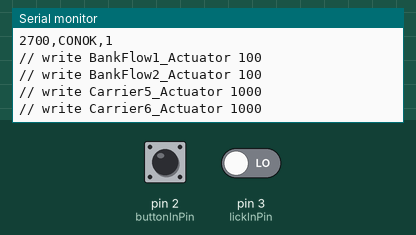
Simulated run of this sketch. Board: Arduino Uno, built with avr-gcc and run on an emulated ATmega328P. Parts: the last lines printed to the serial monitor. Inputs (shaded band) come from the test bench; at power-on: pin 2 (buttonInPin) LOW, pin 3 (lickInPin) LOW. WiFi joins after 1.5 s; servers stay silent unless stated; random numbers use the default seed unless the sketch sets one.

Above: at 4.0 s.
4.1 s: pin 2 (buttonInPin) pulled HIGH for 0.15 s
At 4.7 s:
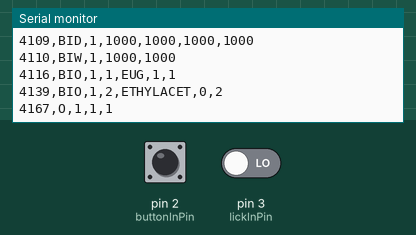
5.7 s: pin 3 (lickInPin) driven HIGH
At 8.8 s:
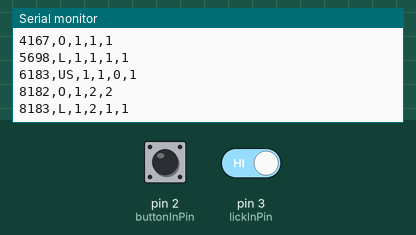

The sketch:

olfactory_lickometer.ino
```cpp
#include <SPI.h>
#include <Ethernet.h>
#include <elapsedMillis.h>

int nb_blocks = 3;
int nb_trials_per_block=100;
int duration_odor_sampling = 1000;
int duration_wait = 1000;
int duration_outcome = 1000;
int duration_interstimulus_interval = 1000;
int start_assessment_window=1000;
int duration_assessment_window=1000;
int odors[]={1,2,3}; // odor valves (9 is reserved for blank)
int odor_valence[]={1,0};
String odor_name[]={"EUG","ETHYLACET"};
int nb_odors=2;

// Ethernet connexion to olfactometer
byte mac[] = {0x90, 0xA2, 0xDA, 0x0F, 0x97, 0xE2};
byte ip[] = {192,168,20,16};
byte server[] = {192,168,20,85};
int port = 3336;
EthernetClient client;

// wiring info
const byte buttonInPin = 2;
const byte triggerOutPin = 6;
const byte TTLOutPin = 7;
const byte lickInPin = 3;
const byte solenoidOutPin = 4;
const byte punishmentOutPin = 5;

// parameters of TTL & flow
const int pulse_length = 100;
const int solenoid_length = 5;
const int reward_solenoid_length=25;
const int punishment_airpuff_duration=500;
String carrierRate = "1000";
String odorRate = "100";
//String mfc3 = odorRate;
//String mfc4 = odorRate;
String mfc1 = odorRate;
String mfc2 = odorRate;
//String mfc7 = carrierRate;
//String mfc8 = carrierRate;
String mfc5 = carrierRate;
String mfc6 = carrierRate;

elapsedMillis timer;

void setup() {
  Serial.begin(9600);
  Ethernet.begin(mac,ip); // Ethernet client initialization
  delay(2000);
  Serial.println("// connecting...");
  int connexion = -1;
  while(connexion != 1){
    connexion=client.connect(server, port);
    Serial.println("// Connexion failed!");
    delay(500);
 }
     Serial.println("// connected!");
     Serial.print(millis());
     Serial.println(",CONOK,1");
     // set MFC and Valve Flow Rates
     client.print("write BankFlow1_Actuator ");
     client.println(mfc1);
     client.print("write BankFlow2_Actuator ");
     client.println(mfc2);
     Serial.print("// write BankFlow1_Actuator ");
     Serial.println(mfc1);
     Serial.print("// write BankFlow2_Actuator ");
     Serial.println(mfc2);

     client.print("// write Carrier5_Actuator ");
     client.println(mfc5);
     client.print("// write Carrier6_Actuator ");
     client.println(mfc6);
     Serial.print("// write Carrier5_Actuator ");
     Serial.println(mfc5);
     Serial.print("// write Carrier6_Actuator ");
     Serial.println(mfc6);

}


void loop() {
  int state = digitalRead(buttonInPin);
  if (state == HIGH) {
    olfStim(); //trigger stimuli
  }
}

// TTL for triggering Intan recording
void sendTrigger() {
  digitalWrite(triggerOutPin, HIGH);
  delay(pulse_length);
  digitalWrite(triggerOutPin, LOW);
}


void olfStim() {

  for (int current_block = 1; current_block < (nb_blocks + 1); current_block++) {
    randomSeed(micros());
    int order[nb_trials_per_block];
    for(int i = 0; i < nb_trials_per_block; i++){
      order[i]=random(1,nb_odors+1);
    }
    Serial.print(String(millis()));
    Serial.print(",BIP,");
    Serial.print(String(current_block));
    Serial.print(",");
    Serial.print(String(nb_trials_per_block));
    Serial.print(",");
    Serial.println(String(nb_odors));

    Serial.print(String(millis()));
    Serial.print(",BID,");
    Serial.print(String(current_block));
    Serial.print(",");
    Serial.print(String(duration_odor_sampling));
    Serial.print(",");
    Serial.print(String(duration_wait));
    Serial.print(",");
    Serial.print(String(duration_outcome));
    Serial.print(",");
    Serial.println(String(duration_interstimulus_interval));

    Serial.print(String(millis()));
    Serial.print(",BIW,");
    Serial.print(String(current_block));
    Serial.print(",");
    Serial.print(String(start_assessment_window));
    Serial.print(",");
    Serial.println(String(duration_assessment_window));

    for(int i=0; i<nb_odors; i++){
      Serial.print(String(millis()));
      Serial.print(",BIO,");
      Serial.print(String(current_block));
      Serial.print(",");
      Serial.print(String(i+1));
      Serial.print(",");
      Serial.print(odor_name[i]);
      Serial.print(",");
      Serial.print(String(odor_valence[i]));
      Serial.print(",");
      Serial.println(String(odors[i]));
    }

    for (int current_odor=0; current_odor < nb_trials_per_block; current_odor++) {
      Serial.print(String(millis()));
      Serial.print(",O,");
      Serial.print(String(current_block));
      Serial.print(",");
      Serial.print(String(current_odor+1));
      Serial.print(",");
      Serial.println(String(order[current_odor]));

      //deliver odorant
      byte odor_on=1;
      byte outcome_on=0;
      byte outcome_code=odor_valence[order[current_odor]];
      byte outcome_pin;
      if(outcome_code == 2){
        outcome_pin = punishmentOutPin;
      }
      else{
        outcome_pin = solenoidOutPin;
      }

      unsigned long start_count_time;
      start_count_time=millis();
      byte lastLickState=0;
      byte lickState=0;
      int countLicks=0;
      int state=0;

      client.print("write Bank2_Valves ");
      client.println(String(odors[order[current_odor] - 1]));

      while(state < 4){
        lickState=digitalRead(lickInPin);
        if(lickState != lastLickState){
          if(lickState == HIGH){
            countLicks++;
            Serial.print(String(millis()));
            Serial.print(",L,");
            Serial.print(String(current_block));
            Serial.print(",");
            Serial.print(String(current_odor+1));
            Serial.print(",");
            Serial.print(String(countLicks));
            Serial.println(",1");
          }
          else{
            Serial.print(String(millis()));
            Serial.print(",L,");
            Serial.print(String(current_block));
            Serial.print(",");
            Serial.print(String(current_odor+1));
            Serial.print(",");
            Serial.print(String(countLicks));
            Serial.println(",0");
          }
          lastLickState=lickState;
        }
        switch(state)
        {
          case 0:
            if(millis() > (start_count_time + duration_odor_sampling)){
              state=1;
            }
            break;
          case 1:
            if(odor_on == 1){
                //present blank between odorants
               client.println("write Bank2_Valves 0");
               odor_on=0;
            }
            else if(millis() > (start_count_time + duration_odor_sampling + duration_wait)){
              state=2;
            }
            break;
          case 2:
            if(outcome_on == 0){
              digitalWrite(outcome_pin,HIGH);
              outcome_on=1;
              Serial.print(String(millis()));
              Serial.print(",US,");
              Serial.print(String(current_block));
              Serial.print(",");
              Serial.print(String(current_odor+1));
              Serial.print(",");
              Serial.print(String(outcome_code));
              Serial.println(",1");
            }
            else if(millis() > (start_count_time + duration_odor_sampling + duration_wait + duration_outcome)){
              state=3;
            }
            else if((outcome_code == 1) && (millis() > (start_count_time + duration_odor_sampling + duration_wait + solenoid_length))){
              digitalWrite(solenoidOutPin,LOW);
            }
            break;
          case 3:
            digitalWrite(outcome_pin,LOW);
            state=4;
            break;
          default:
            state=0;
            break;
        }
      }

      delay(duration_interstimulus_interval);
    }
}
Serial.println("KILL");
}
```

Measured:
- after the input at 4.1 s, the serial monitor: prints a new line at once (image 1)
- after the input at 5.7 s, the serial monitor: prints a new line at once (image 2)
